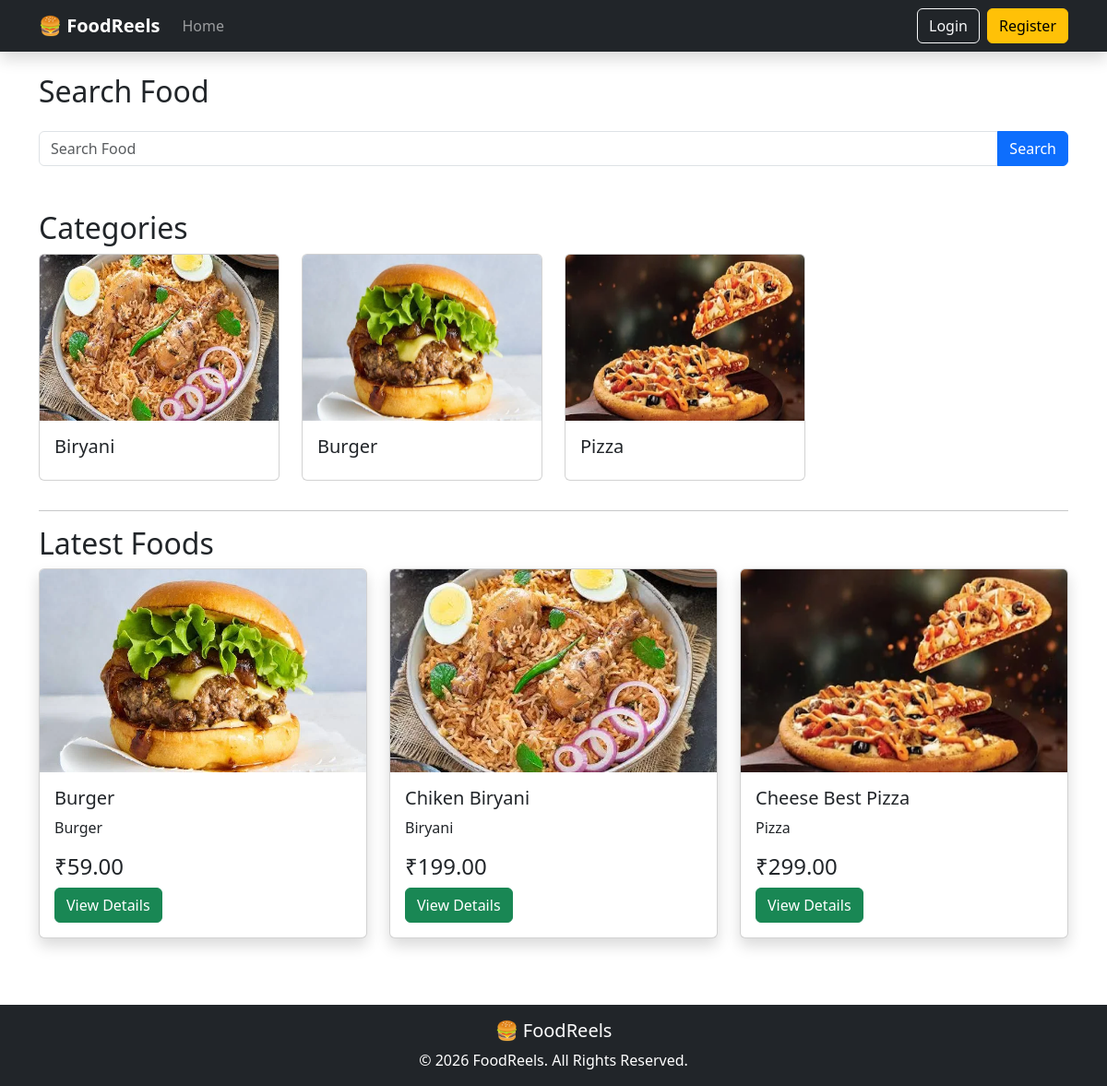
The page / on the database its author committed.
### foods/models.py (models this page shows, shortened)
class Category(models.Model):
    name = models.CharField(max_length=100, unique=True)
    slug = models.SlugField(unique=True)
    image = models.ImageField(
        upload_to="categories/",
        blank=True,
        null=True
    )
    created_at = models.DateTimeField(auto_now_add=True)
    class Meta:
        ordering = ['name']
    def __str__(self):
        return self.name

class FoodItem(models.Model):
    vendor = models.ForeignKey(
        Vendor,
        on_delete=models.CASCADE,
        related_name='foods'
    )
    category = models.ForeignKey(
        Category,
        on_delete=models.CASCADE
    )
    name = models.CharField(max_length=200)
    description = models.TextField()
    price = models.DecimalField(
        max_digits=8,
        decimal_places=2
    )
    image = models.ImageField(
        upload_to="foods/"
    )
    is_available = models.BooleanField(default=True)
    created_at = models.DateTimeField(auto_now_add=True)
    updated_at = models.DateTimeField(auto_now=True)

### foods/views.py (the view)
# urls.py: 2. Add a URL to urlpatterns:  path('', views.home, name='home')
def home(request):
    categories = Category.objects.all()
    foods = FoodItem.objects.filter(
        is_available=True
    ).order_by("-created_at")
    context = {
        "categories": categories,
        "foods": foods,
    }
    return render(
        request,
        "foods/home.html",
        context
    )

### templates/foods/home.html
{% extends "base.html" %}
{% block content %}
<h2 class="mb-4">
Search Food
</h2>
<form>
<div class="input-group mb-5">
<input
type="text"
class="form-control"
placeholder="Search Food">
<button
class="btn btn-primary">
Search
</button>
</div>
</form>
<h2>
Categories
</h2>
<div class="row">
{% for category in categories %}
<div class="col-md-3 mb-3">
<div class="card">
<img
src="{{ category.image.url }}"
height="180"
class="card-img-top">
<div class="card-body">
<h5>
{{ category.name }}
</h5>
</div>
</div>
</div>
{% endfor %}
</div>
<hr>
<h2>
Latest Foods
</h2>
<div class="row">
{% for food in foods %}
<div class="col-md-4">
<div class="card mb-4 shadow">
<img
src="{{ food.image.url }}"
height="220"
class="card-img-top">
<div class="card-body">
<h5>
{{ food.name }}
</h5>
<p>
{{ food.category }}
</p>
<h4>
₹{{ food.price }}
</h4>
<a href="{% url 'food-detail' food.id %}" class="btn btn-success"> View Details </a>
</div>
</div>
</div>
{% endfor %}
</div>
{% endblock %}

### rows shown on the page
Category: image (picture), name "Biryani"
Category: image (picture), name "Burger"
Category: image (picture), name "Pizza"
FoodItem: image (picture), name "Burger", category "Burger", price "59.00"
FoodItem: image (picture), name "Chiken Biryani", category "Biryani", price "199.00"
FoodItem: image (picture), name "Cheese Best Pizza", category "Pizza", price "299.00"
